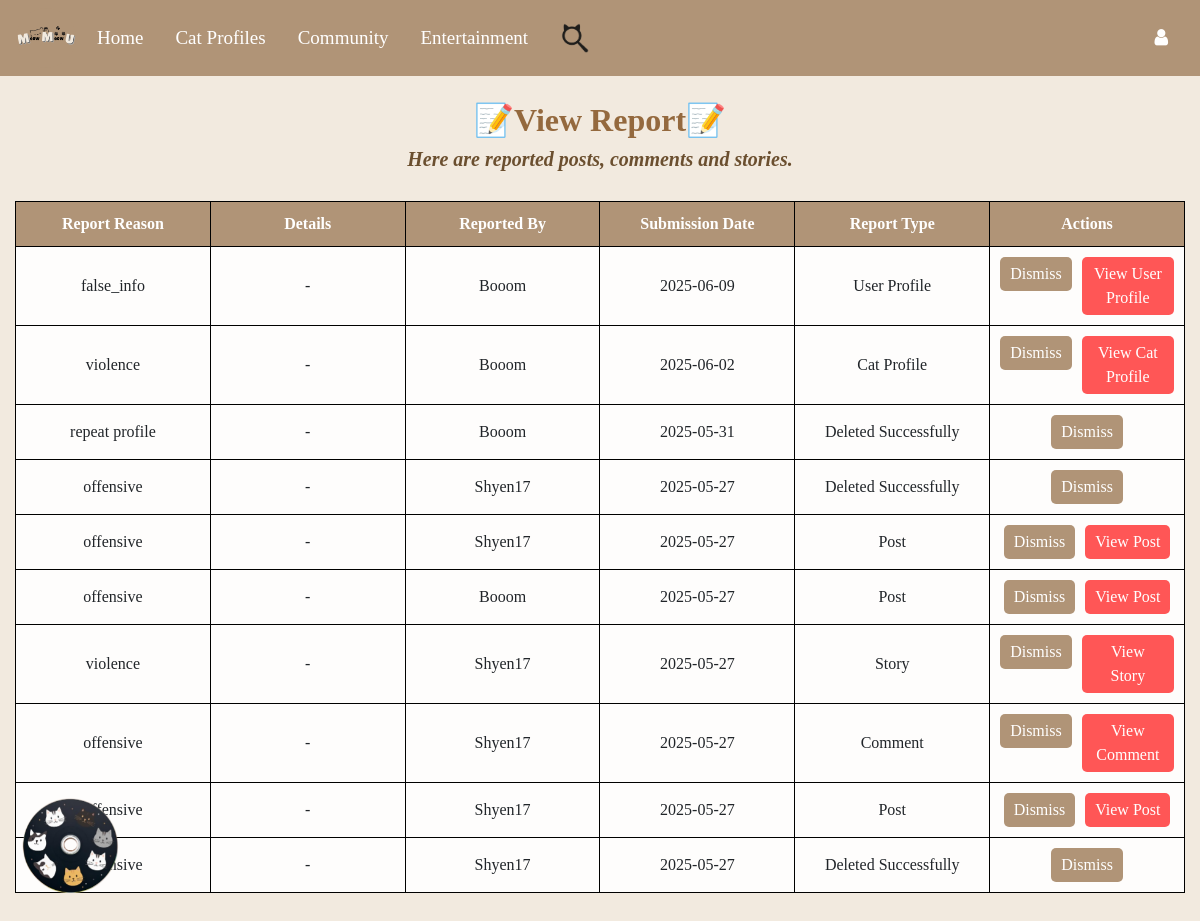
Before: /admin/view_report with the older database file.
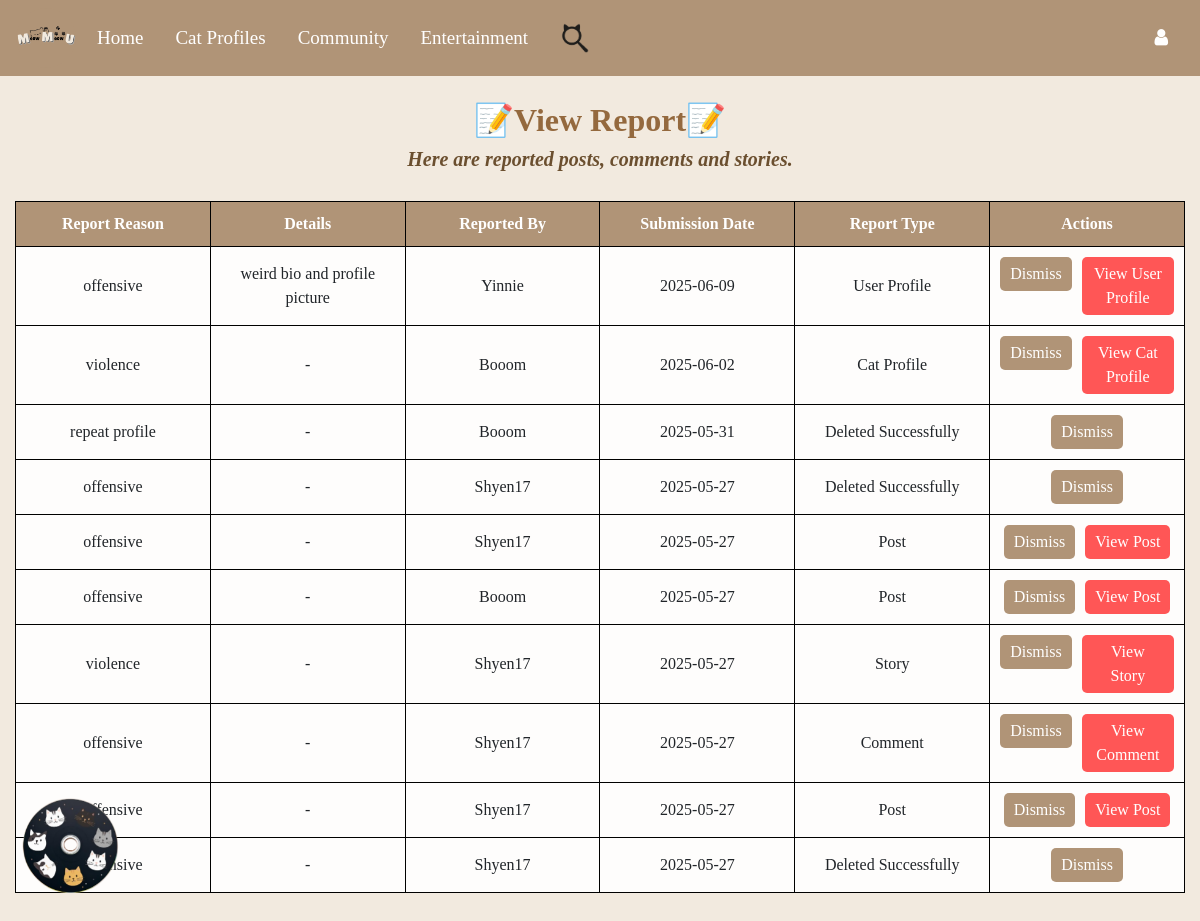
After: the same page with the newer database file.
### Website/models.py (models this page shows)
class Report(db.Model):
    id = db.Column(db.Integer, primary_key=True)
    user_id = db.Column(db.Integer, db.ForeignKey("user.id"), nullable=False)
    story_id = db.Column(db.Integer, db.ForeignKey("story.id"), nullable=True)
    post_id = db.Column(db.Integer, nullable=True)
    comment_id = db.Column(db.Integer, nullable=True)
    profile_id = db.Column(db.Integer, nullable=True)
    user_profile_id = db.Column(db.Integer, db.ForeignKey("user.id"), nullable=True)
    reason = db.Column(db.String(255), nullable=False)
    details = db.Column(db.Text, nullable=True)
    created_at = db.Column(db.DateTime, default=datetime.utcnow)
    reporting_user = db.relationship("User", foreign_keys=[user_id], backref="user_reports")
    reported_user_profile = db.relationship("User", foreign_keys=[user_profile_id], backref="reported_profiles")
    story = db.relationship("Story", backref="reports", lazy=True)
    @property
    def report_type(self):
        if self.story_id and not db.session.execute(text("SELECT id FROM story WHERE id = :story_id"), {"story_id": self.story_id}).fetchone():
            return "Deleted Successfully"
        elif self.post_id and not db.session.execute(text("SELECT post_id FROM post WHERE post_id = :post_id"), {"post_id": self.post_id}).fetchone():
            return "Deleted Successfully"
        elif self.comment_id and not db.session.execute(text("SELECT id FROM comment WHERE id = :comment_id"), {"comment_id": self.comment_id}).fetchone():
            return "Deleted Successfully"
        elif self.profile_id and not db.session.execute(text("SELECT id FROM profiles WHERE id = :profile_id"), {"profile_id": self.profile_id}).fetchone():
            return "Deleted Successfully"
        elif self.user_profile_id and not db.session.execute(text("SELECT id FROM user WHERE id = :profile_id"),{"profile_id": self.user_profile_id}).fetchone():
            return "Deleted Successfully"
        elif self.story_id:
            return "Story"
        elif self.comment_id and self.post_id:
            return "Comment"
        elif self.post_id:
            return "Post"
        elif self.profile_id:
            return "Cat Profile"
        elif self.user_profile_id:
            return "User Profile"
        return "Deleted Successfully"
    @property
    def view_action(self):
        if self.comment_id and self.post_id:
            return ("auth.view_post", {"post_id": self.post_id}, "View Comment") if db.session.execute(text("SELECT id FROM comment WHERE id = :comment_id"), {"comment_id": self.comment_id}).fetchone() else (None, {}, "Deleted Successfully")
        elif self.post_id and not self.comment_id:
            return ("auth.view_post", {"post_id": self.post_id}, "View Post") if db.session.execute(text("SELECT post_id FROM post WHERE post_id = :post_id"), {"post_id": self.post_id}).fetchone() else (None, {}, "Deleted Successfully")
        elif self.story_id:
            return ("auth.view_story", {"story_id": self.story_id}, "View Story") if db.session.execute(text("SELECT id FROM story WHERE id = :story_id"), {"story_id": self.story_id}).fetchone() else (None, {}, "Deleted Successfully")
        elif self.profile_id:
            return ("auth.view_profile", {"profile_id": self.profile_id}, "View Cat Profile") if db.session.execute(text("SELECT id FROM profiles WHERE id = :profile_id"), {"profile_id": self.profile_id}).fetchone() else (None, {}, "Deleted Successfully")
        elif self.user_profile_id:
            return ("auth.view_user_profile", {"user_id": self.user_profile_id}, "View User Profile") if db.session.execute(text("SELECT id FROM user WHERE id = :user_id"), {"user_id": self.user_profile_id}).fetchone() else (None, {}, "Deleted Successfully")
        return (None, {}, "")

class User(db.Model, UserMixin):
    id = db.Column(db.Integer, primary_key=True)
    email = db.Column(db.String(150), unique=True, nullable=False)
    ps = db.Column(db.String(150), nullable=False)
    Name = db.Column(db.String(150), nullable=False)
    secret_answer = db.Column(db.String(150), nullable=False)
    notes = db.relationship("Note", backref="user", lazy=True, cascade="all, delete-orphan")
    stories = db.relationship("Story", backref="owner", lazy=True, cascade="all, delete-orphan")
    reports_made = db.relationship(
        "Report",
        back_populates="reporting_user",
        lazy=True,
        cascade="all, delete-orphan",
        foreign_keys="[Report.user_id]"
    )
    reports_received = db.relationship(
        "Report",
        back_populates="reported_user_profile",
        lazy=True,
        foreign_keys="[Report.user_profile_id]"
    )
    status = db.Column(db.String(100)) #user profile part
    birthday = db.Column(db.Date)
    mbti = db.Column(db.String(50))
    hobby = db.Column(db.String(100))
    bio = db.Column(db.Text)
    profile_picture = db.Column(db.String(255), default="default_profilepic.png")
    cover_photo = db.Column(db.String(255), default="default_cover.png")
    role = db.Column(db.String(50), default='user', nullable=False)
    level1_completed = db.Column(db.Boolean, default=False)
    privacy = db.Column(db.String(50), default="Public", nullable=False)

### Website/auth.py (the view)
@auth.route('/admin/view_report')
def view_report():
    reports = Report.query.order_by(Report.created_at.desc()).all()
    return render_template("view_report.html", reports=reports, user=current_user)

### Website/templates/view_report.html (shortened to what this page needs)
{% extends "base.html" %}
{% block content %}
<h2><b>📝View Report📝</b></h2>
<h5>Here are reported posts, comments and stories.</h5>
<table>
    <thead>
        <tr>
            <th>Report Reason</th>
            <th>Details</th>
            <th>Reported By</th>
            <th>Submission Date</th>
            <th>Report Type</th>
            <th>Actions</th>
        </tr>
    </thead>
    <tbody>
        {% for report in reports %}
        <tr>
            <td>{{ report.reason }}</td>
            <td>{{ report.details if report.details else '-' }}</td>
            <td>{{ report.reporting_user.Name }}</td>
            <td>{{ report.created_at.strftime('%Y-%m-%d') }}</td>
            <td>{{ report.report_type }}</td>
            <td>
                <div class="action-buttons">
                    <form action="{{ url_for('auth.dismiss_report', id=report.id) }}" method="POST">
                        <button type="submit">Dismiss</button>
                    </form>
                    {% set view_route, view_params, view_label = report.view_action %}
                    {% if view_route %}
                    <a href="{{ url_for(view_route, **view_params) }}">
                        <button type="button" style="background-color: rgb(255, 86, 86);">{{ view_label }}</button>
                    </a>
                    {% endif %}
                </div>
            </td>
        </tr>
        {% endfor %}
    </tbody>
</table>
{% endblock %}

### Website/templates/base.html (shortened to what this page needs)
<!DOCTYPE html>
<html>
<head>
    <link rel="stylesheet" href="https://stackpath.bootstrapcdn.com/bootstrap/4.4.1/css/bootstrap.min.css"
 />
    <link rel="stylesheet" href="https://stackpath.bootstrapcdn.com/font-awesome/4.7.0/css/font-awesome.min.css"
 />
</head>
<body>
    <nav class="navbar navbar-expand-lg navbar-dark" style="background-color: rgb(176, 148, 119);">
        <div style="height: 60px; width: 60px; border-radius: 50%; background-color: rgb(176, 148, 119);;
            padding: 5px; margin-right: 5px; display: flex; overflow: hidden; align-items: center; justify-content: center;">
            <img src="{{ url_for('static', filename='Images/Logo.png') }}" alt="Logo" style="width: auto; height: 130%; object-fit: contain;">
        </div>
        <a class="nav-item nav-link" style="font-family: 'Times New Roman'; color: white; font-size: 19px;"
            href="/">Home</a>
        <div class="dropdown nav-item">
            <a class="nav-link" href="#" id="dropdownMenuLink" aria-haspopup="true" aria-expanded="false"
                style="font-family: 'Times New Roman'; color: white; font-size: 19px;">
                Cat Profiles
            </a>
        </div>
        <a class="nav-item nav-link" style="font-family: 'Times New Roman'; color: white; font-size: 19px;"
            href="{{ url_for('community.community_feature') }}">
            Community
        </a>
        <div class="dropdown nav-item">
            <a class="nav-link" href="#" id="dropdownMenuLink" aria-haspopup="true" aria-expanded="false"
                style="font-family: 'Times New Roman'; color: white; font-size: 19px;">
                Entertainment
            </a>
        </div>
        <a class="nav-item nav-link" href="{{ url_for('search.search_feature') }}"
            style="color: white; font-size: 19px;">
            <img src="{{ url_for('static', filename='Images/option2.png') }}" alt="Search"
                style="width: 30px; height: 30px;">
        </a>
        <div class="ml-auto d-flex align-items-center">
            <div class="dropdown">
                <a class="nav-link" href="#" aria-haspopup="true" aria-expanded="false"
                    style="color: white; font-size: 19px;">
                    <i class="fa fa-user" aria-hidden="true"></i>
                </a>
            </div>
        </div>
    </nav>
    <div id="cd-container">
        <img id="cd" src="{{ url_for('static', filename='cd_designs/CD_2.png') }}" alt="CD">
    </div>
    <div class="container-fluid">{% block content %}{% endblock %}</div>
</body>
</html>

### Website/templates/base.html (style rules this page uses)
.dropdown { position: relative; display: inline-block; }
.navbar { display: flex; justify-content: space-between; align-items: center; position: sticky !important; position: -webkit-sticky !important; z-index: 1000; top: 0%; }
.ml-auto { margin-left: auto !important; }
body { background-color: #f9f4ef; }
#cd-container { position: fixed; bottom: 50px; left: 20px; width: 100px; cursor: pointer; z-index: 9999; }
#cd { width: 100%; animation: spin 4s linear infinite; }

### Website/templates/view_report.html (style rules this page uses)
body { background-color: #f2eadf; }
h2 { font-weight: bold; text-align: center; padding-top: 25px; color: #94693e; font-family: "Times New Roman"; }
h5 { font-weight: bold; font-size: 20px; color: #6b4f2f; text-align: center; font-style: italic; margin-bottom: 20px; font-family: "Times New Roman"; }
table { width: 100%; table-layout: fixed; border-collapse: collapse; margin-top: 30px; margin-bottom: 50px; background-color: rgba(255, 255, 255, 0.9); }
th, td { padding: 10px; border: 1px solid black; text-align: center; font-family: 'Times New Roman'; }
th { background-color: rgb(176, 148, 119); color: white; }
.action-buttons { justify-content: center; display: flex; gap: 10px; }
button { font-family: 'Times New Roman'; background-color: rgb(176, 148, 119); color: white; border: none; padding: 5px 10px; border-radius: 5px; cursor: pointer; }

Changed rows visible on the page:
changed Report: reason "false_info" → "offensive"; details "-" → "weird bio and profile picture"; reporting_user.Name "Booom" → "Yinnie"
